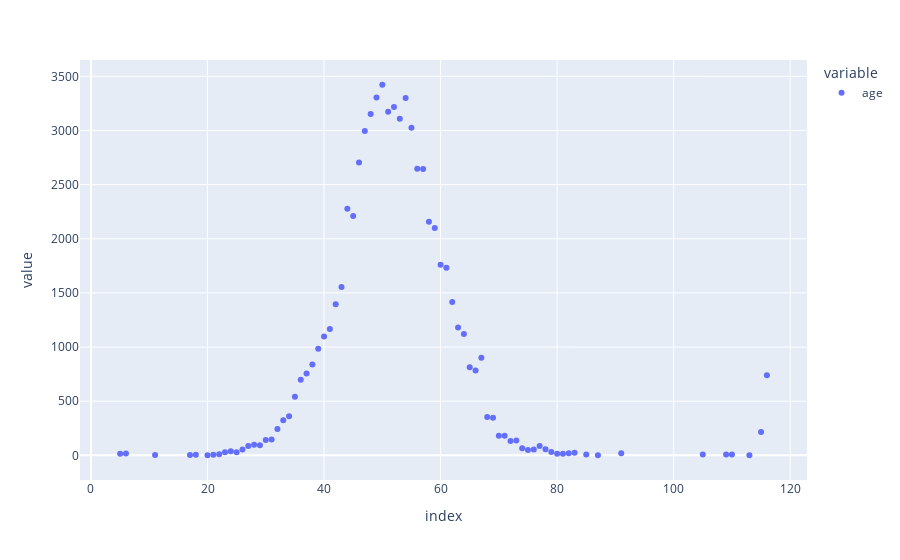

Notebook source saved alongside this figure:
### Code cell
px.scatter(df.groupby("age")[["age"]].count())

### Figure 1 — Plotly figure (JSON) as saved in the notebook; plotly's stock layout.template omitted (floating-point values rounded to 4 significant figures)
{"data": [{"hovertemplate": "variable=age<br>index=%{x}<br>value=%{y}<extra></extra>", "legendgroup": "age", "marker": {"color": "#636efa", "symbol": "circle"}, "mode": "markers", "name": "age", "orientation": "v", "showlegend": true, "type": "scatter", "x": [5, 6, 11, 17, 18, 20, 21, 22, 23, 24, 25, 26, 27, 28, 29, 30, 31, 32, 33, 34, 35, 36, 37, 38, 39, 40, 41, 42, 43, 44, 45, 46, 47, 48, 49, 50, 51, 52, 53, 54, 55, 56, 57, 58, 59, 60, 61, 62, 63, 64, 65, 66, 67, 68, 69, 70, 71, 72, 73, 74, 75, 76, 77, 78, 79, 80, 81, 82, 83, 85, 87, 91, 105, 109, 110, 113, 115, 116], "xaxis": "x", "y": [16, 18, 3, 3, 5, 1, 6, 10, 29, 38, 28, 53, 86, 97, 94, 142, 147, 244, 325, 360, 542, 697, 756, 838, 985, 1097, 1167, 1395, 1555, 2276, 2210, 2705, 2996, 3152, 3305, 3422, 3173, 3217, 3107, 3300, 3026, 2646, 2643, 2158, 2099, 1760, 1733, 1415, 1180, 1120, 813, 783, 902, 354, 347, 182, 181, 132, 137, 65, 49, 54, 86, 57, 30, 16, 14, 20, 25, 9, 1, 19, 7, 8, 7, 1, 215, 739], "yaxis": "y"}], "layout": {"legend": {"title": {"text": "variable"}, "tracegroupgap": 0}, "margin": {"t": 60}, "xaxis": {"anchor": "y", "domain": [0, 1], "title": {"text": "index"}}, "yaxis": {"anchor": "x", "domain": [0, 1], "title": {"text": "value"}}}}
